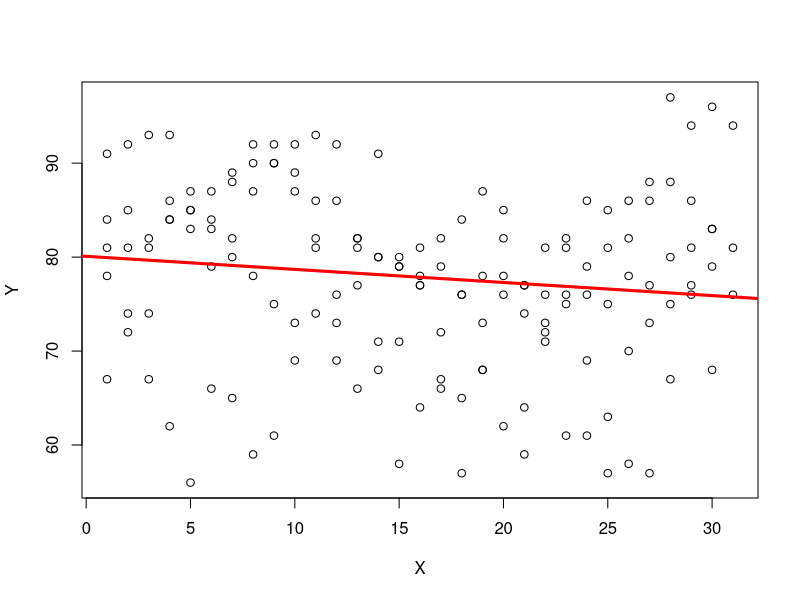

Here is the R script that generated this plot:
#machine learning algorithm: linear regression
data(airquality)
str(airquality)
head(airquality)

col1=mapply(anyNA,airquality)
col1

Y=airquality[,'Temp']
X=airquality[,'Day']
model1=lm(Y~X)
model1

plot(Y~X)
abline(model1,col='red',lwd=3)

p1=predict(model1,data.frame('X'=8))
p1
